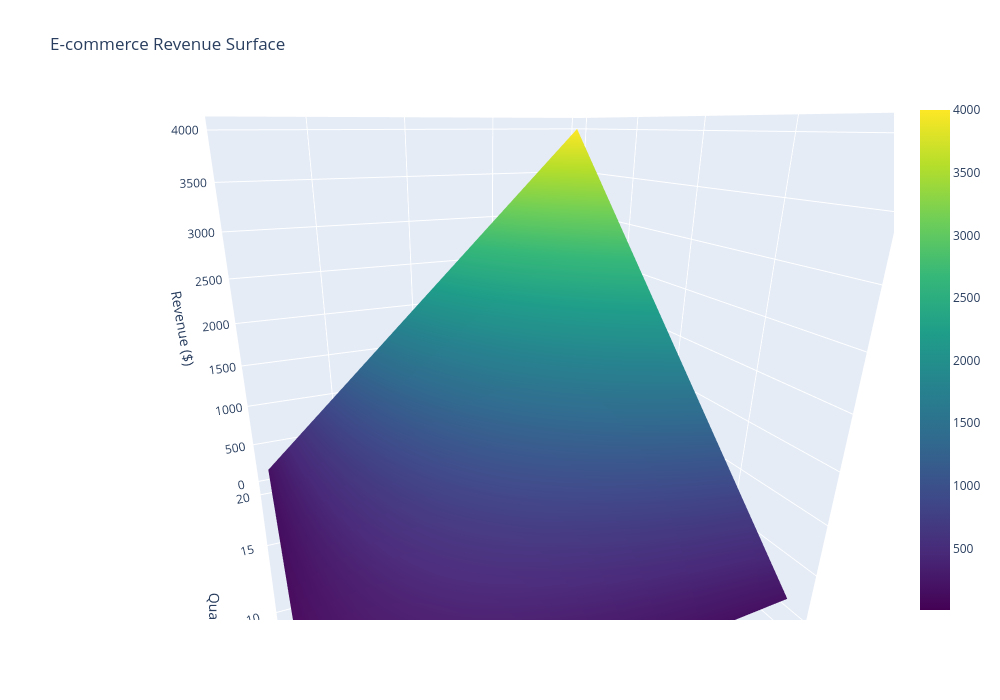

The code cell stored with this chart in its notebook:
### Markdown cell above
What is a Surface Plot?
A surface plot is a 3D visualization where:

X-axis = one variable

Y-axis = another variable

Z-axis = a value that depends on X and Y

👉 It’s like drawing a 3D “landscape” of your data.
It helps you see relationships between 3 variables at once.

💡 Real-world example: E-commerce
Imagine you want to analyze how Revenue depends on:

Price of product (X-axis)

Quantity purchased (Y-axis)

Revenue (Z-axis = Price × Quantity)

This is a perfect case for a surface plot, because revenue is determined by two inputs (price, quantity).

### Code cell
import numpy as np
import plotly.graph_objects as go

# Example ranges for price ($) and quantity sold
price = np.linspace(10, 200, 30)     # from $10 to $200
quantity = np.linspace(1, 20, 30)    # from 1 to 20 units

# Create 2D grid of price and quantity
P, Q = np.meshgrid(price, quantity)

# Revenue = Price × Quantity
Revenue = P * Q

# Create surface plot
fig = go.Figure(data=[go.Surface(z=Revenue, x=P, y=Q, colorscale="Viridis")])

# Update layout
fig.update_layout(
    title="E-commerce Revenue Surface",
    scene=dict(
        xaxis_title="Price ($)",
        yaxis_title="Quantity",
        zaxis_title="Revenue ($)"
    ),width = 1000,
    height = 700
)

fig.show()

### Figure 1 — Plotly figure (JSON) as saved in the notebook; plotly's stock layout.template omitted (floating-point values rounded to 4 significant figures; data arrays with more than 128 entries replaced by an {"elided": "..."} marker saying what was removed)
{"data": [{"colorscale": [[0, "#440154"], [0.1111, "#482878"], [0.2222, "#3e4989"], [0.3333, "#31688e"], [0.4444, "#26828e"], [0.5556, "#1f9e89"], [0.6667, "#35b779"], [0.7778, "#6ece58"], [0.8889, "#b5de2b"], [1, "#fde725"]], "type": "surface", "x": {"elided": "30x30 float values"}, "y": {"elided": "30x30 float values"}, "z": {"elided": "30x30 float values"}}], "layout": {"height": 700, "scene": {"aspectmode": "auto", "aspectratio": {"x": 1, "y": 1, "z": 1}, "camera": {"center": {"x": 0, "y": 0, "z": 0}, "eye": {"x": -0.4898, "y": -1.189, "z": 0.4833}, "projection": {"type": "perspective"}, "up": {"x": 0, "y": 0, "z": 1}}, "xaxis": {"title": {"text": "Price ($)"}, "type": "linear"}, "yaxis": {"title": {"text": "Quantity"}, "type": "linear"}, "zaxis": {"title": {"text": "Revenue ($)"}, "type": "linear"}}, "title": {"text": "E-commerce Revenue Surface"}, "width": 1000}}
